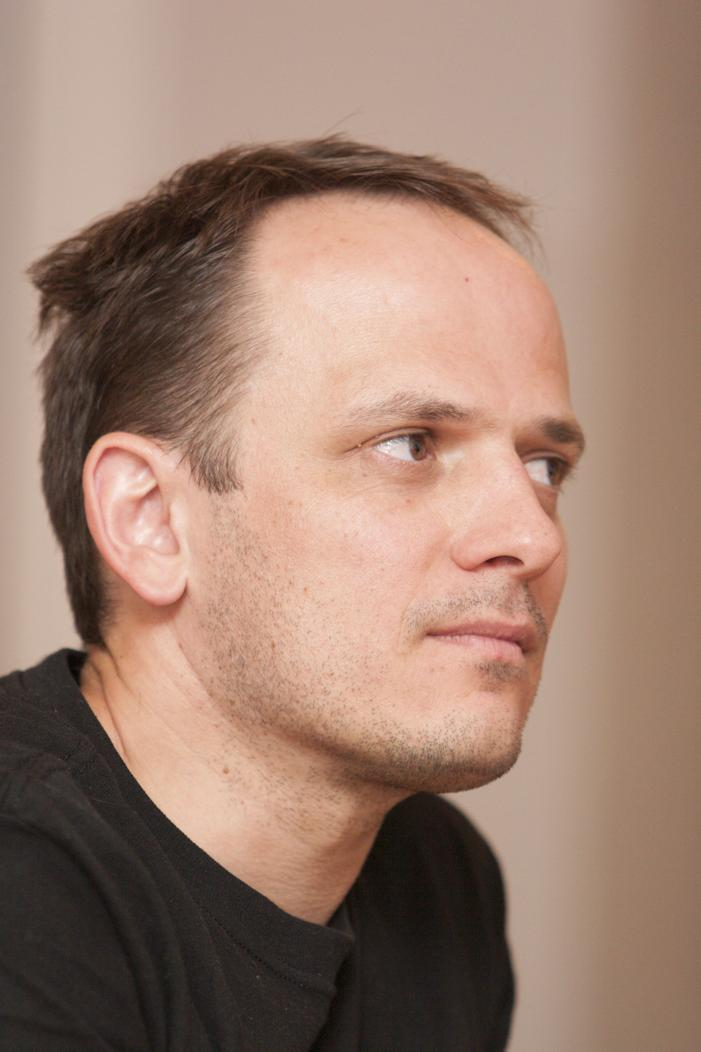
#> input picture pics/1.JPG, 701 x 1052 px
$ python original_LBP.py
#> lines starting #> are read from the running program, lines starting #| are printed output that depends on the picture
#> further down, img is the input picture: shape (1052, 701, 3); mean R, G, B 156.9, 127.4, 112.1
#| (1052, 701, 3)
from PIL import Image
import numpy as np

def rgb2gray(img):
    r = img[:,:,0]
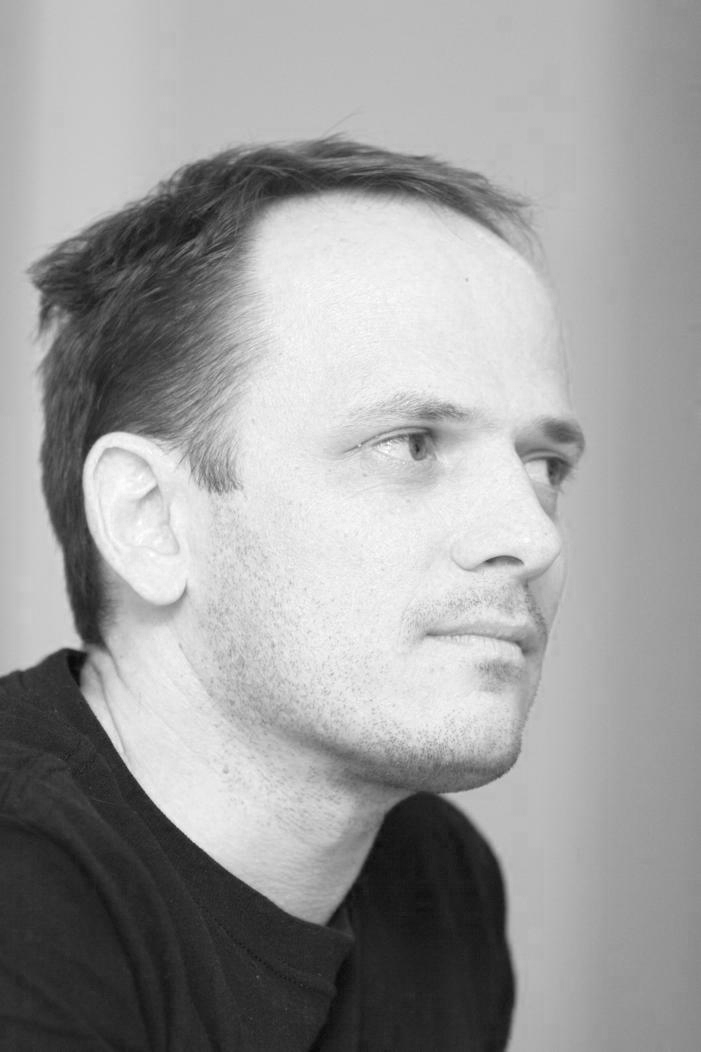
#> r: shape (1052, 701); min 9, max 255, mean 156.9
    g = img[:,:,1]
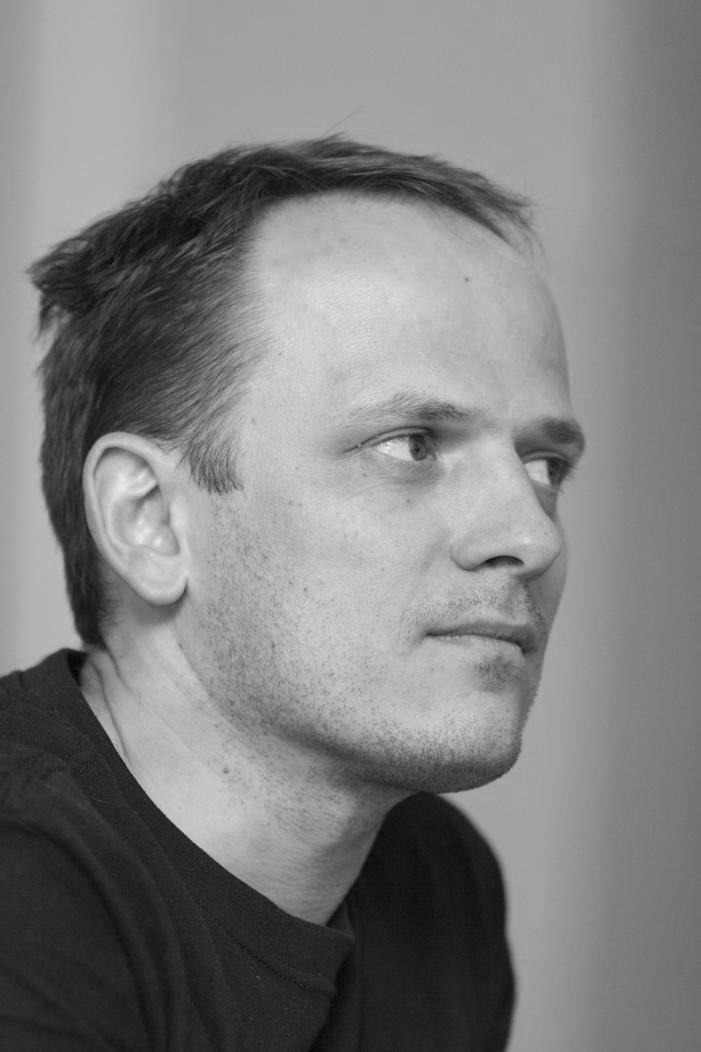
#> g: shape (1052, 701); min 5, max 252, mean 127.4
    b = img[:,:,2]
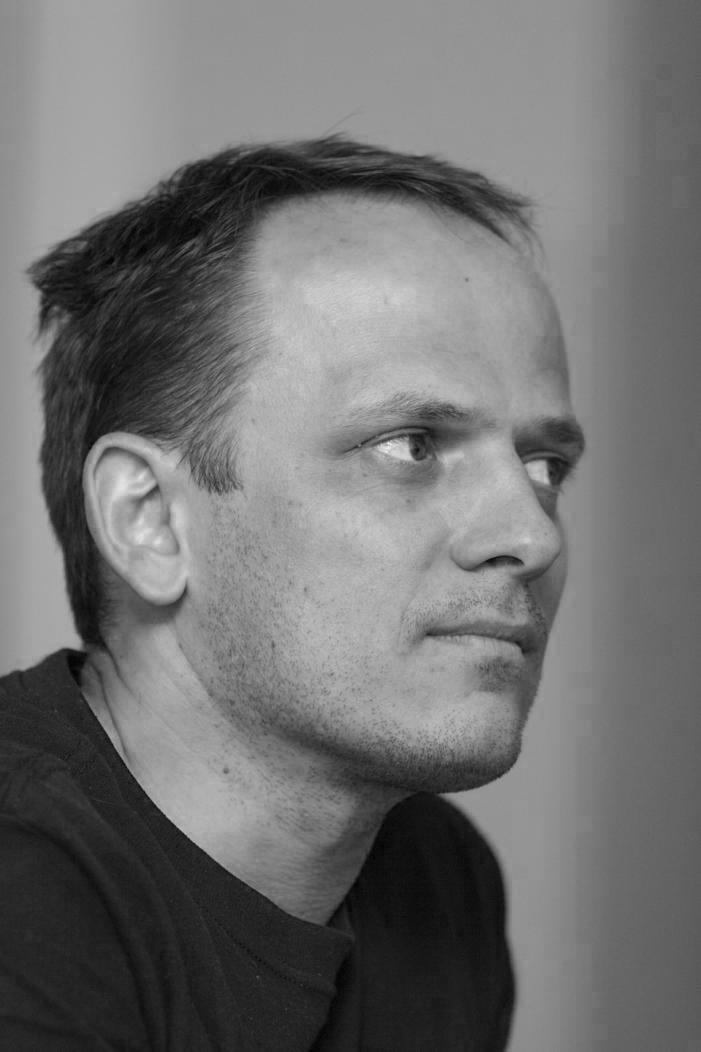
#> b: shape (1052, 701); min 0, max 244, mean 112.1

    gray = 0.3 * r + 0.59 * g + 0.11 * b
    return gray

# 原始LBP
def LBP(img): # 传入参数的图片已经转为灰度图了
    h, w = img.shape[:2]
    img_LBP = np.zeros(img.shape, dtype = img.dtype)
    for row in range(1, h-1):
        for col in range(1, w-1):
            center = img[row, col]
            LBPtemp = 0

            # 比中心像素大的点赋值为1，比中心像素小的点赋值为0，然后将这8位二进制数转换成十进制数
            LBPtemp |= (img[row-1,col-1] >= center) << 7
            LBPtemp |= (img[row-1,col  ] >= center) << 6
            LBPtemp |= (img[row-1,col+1] >= center) << 5
            LBPtemp |= (img[row  ,col+1] >= center) << 4
            LBPtemp |= (img[row+1,col+1] >= center) << 3
            LBPtemp |= (img[row+1,col  ] >= center) << 2
            LBPtemp |= (img[row+1,col-1] >= center) << 1
            LBPtemp |= (img[row  ,col-1] >= center) << 0

            img_LBP[row, col] = LBPtemp

    return img_LBP

if __name__ == "__main__":
    img = np.array(Image.open("./pics/1.JPG"))
    print(img.shape)
    img = rgb2gray(img)
#> (the run stopped early here; a loop or call above may not have finished)

$ run again, with pics/1_rotate.JPG copied over pics/1.JPG
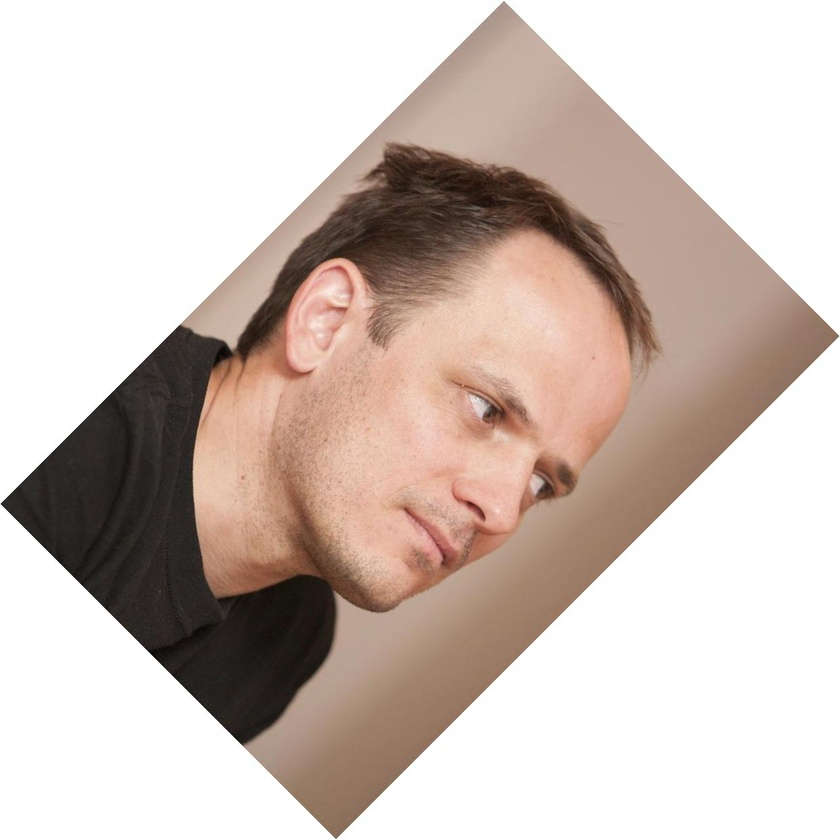
#> input picture pics/1_rotate.JPG, 840 x 840 px, shrunk from 1241 x 1242 before the run
#> img is the input picture: shape (840, 840, 3); mean R, G, B 207.9, 193.9, 186.6
#| (840, 840, 3)
#> in rgb2gray, `r = img[:,:,0]`:
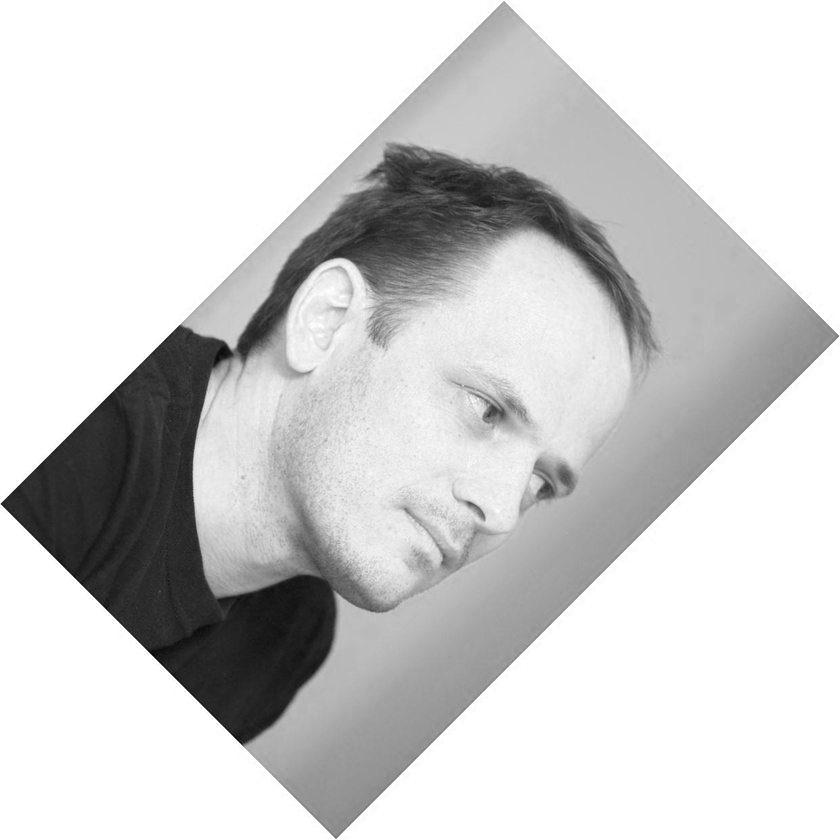
#> r: shape (840, 840); min 1, max 255, mean 207.9
#> in rgb2gray, `b = img[:,:,2]`:
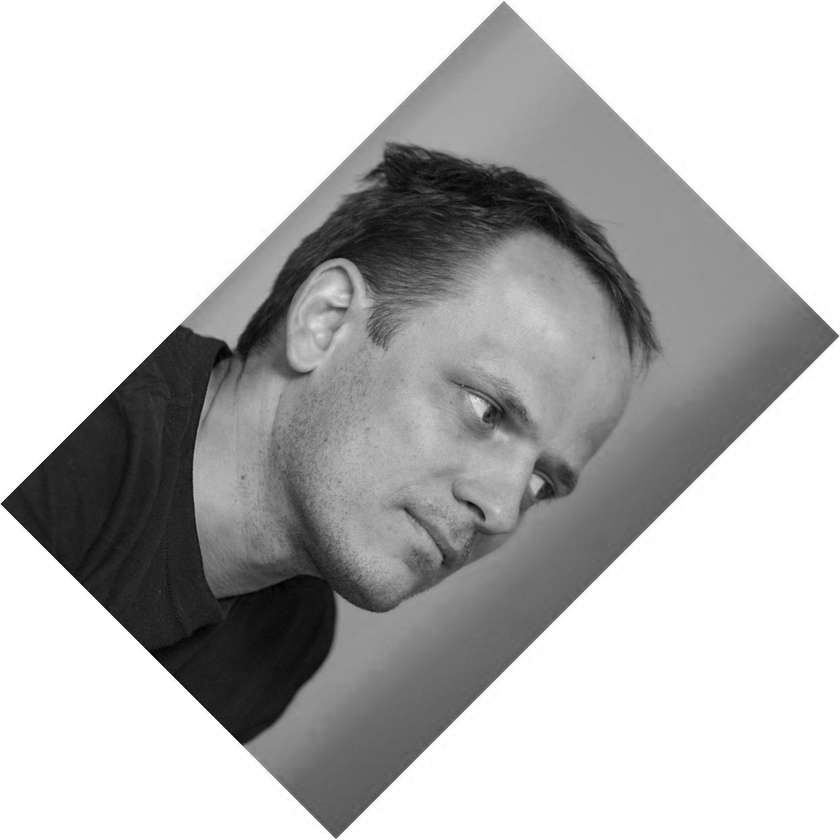
#> b: shape (840, 840); min 0, max 255, mean 186.6
